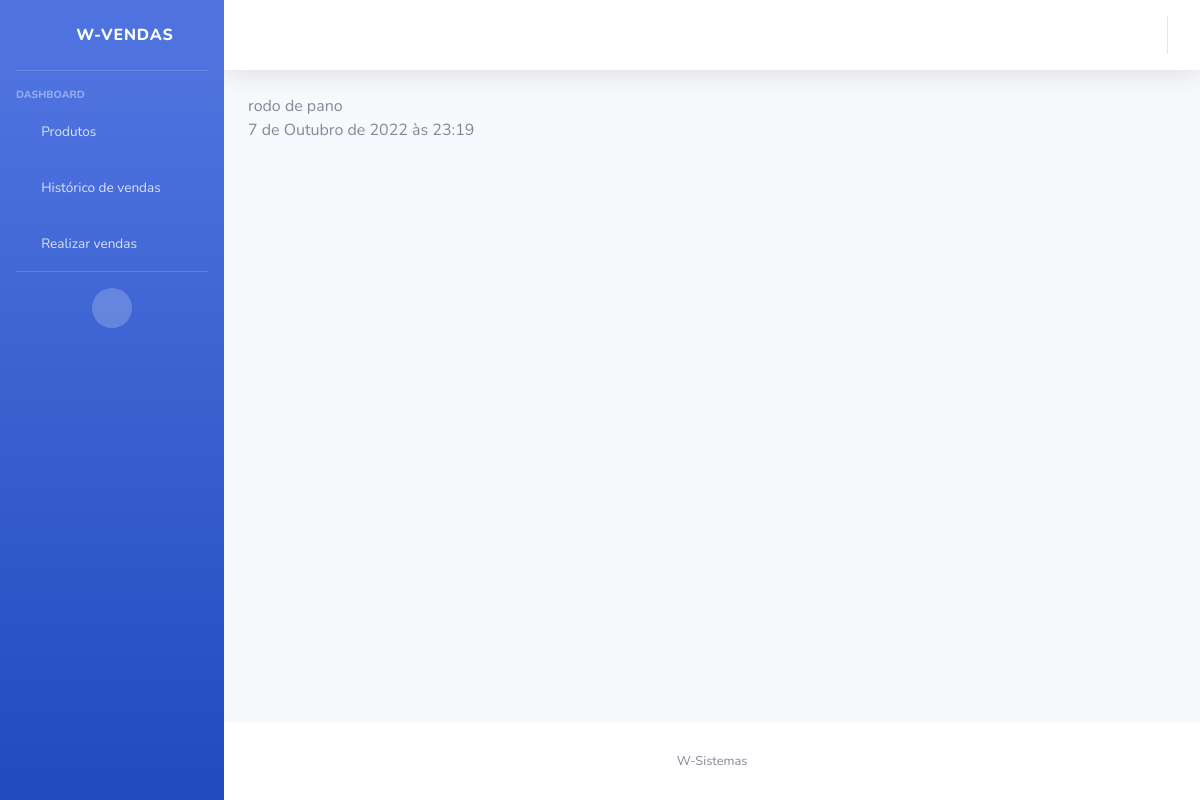
Screenshot of /venda-detalhe/3 with the database file from the repository.
### vendas_app/models.py (models this page shows, shortened)
class Produto(models.Model):
    nome = models.CharField(max_length=150, blank=False, null=False)
    preco_do_produto = models.DecimalField(decimal_places=2, blank=False, null=False, max_digits=6)
    categoria = models.ForeignKey(Categoria, verbose_name='Categoria', on_delete=models.CASCADE)
    quantidade = models.IntegerField()
    desc = models.TextField(max_length=250, blank=True, null=True)
    def __str__(self):
        return self.nome

class Carrinho(models.Model):
    produtos = models.ManyToManyField(Produto, blank=True, related_name='vendas')
    data_compra = models.DateTimeField(auto_now_add=True)
    valor_da_compra = models.DecimalField(decimal_places=2, max_digits=150)
    quantidade = models.IntegerField()

### vendas_app/views.py (the view)
# urls.py: path('venda-detalhe/<int:pk>', views.vendas_detalhes, name='venda-detalhe'),
def vendas_detalhes(request, pk):
    venda = Carrinho.objects.get(pk=pk)
    produtos = ", ".join([str(p) for p in venda.produtos.all()])
    return render(request, 'html/venda-detalhe.html', {'venda':venda, 'produtos': produtos})

### vendas_app/templates/html/venda-detalhe.html (shortened to what this page needs)
{% extends 'base.html' %}
{% block content%}
    {{produtos}}<br>
    {{venda.data_compra}}
{% endblock content%}

### rows the page displays
Produto: nome "rodo de pano"
Carrinho: data_compra "7 de Outubro de 2022 às 23:19"
